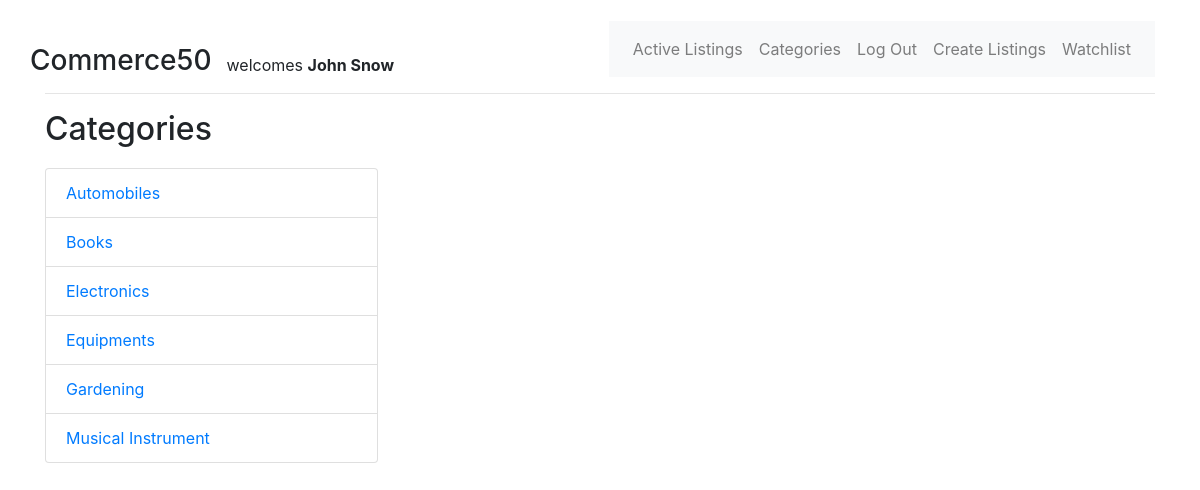
The page /category/ (signed in) on the database its author committed.
### auctions/models.py (models this page shows, shortened)
class User(AbstractUser):
    pass

class Category(models.Model):
    post = models.ForeignKey(List, on_delete=models.CASCADE, related_name="cat_post")
    category = models.CharField(max_length=10)

### category/views.py (the view)
# urls.py: path("/", views.categories, name="categories"),
def categories(request):
    return render(request, "auctions/category.html", {
        "lists": models.Category.objects.values('category').distinct().order_by('category')
    })

### auctions/templates/auctions/category.html
{% extends "auctions/layout.html" %}
{% block body %}
    <h2>Categories</h2>
    <ul class="list-group" style="width: 30%; padding-top: 1%">
        {% for list in lists %}
            <li class="list-group-item d-flex justify-content-between align-items-center">
                <a href="{% url 'cat' list.category %}">
                    {{ list.category }}
                </a>
            </li>
        {% endfor %}
    </ul>
{% endblock %}

### auctions/templates/auctions/layout.html (shortened to what this page needs)
{% load crispy_forms_tags %}
{% load static %}
<!DOCTYPE html>
<html lang="en">
    <head>
        <link rel="stylesheet" href="https://stackpath.bootstrapcdn.com/bootstrap/4.4.1/css/bootstrap.min.css">
        <link href="{% static 'auctions/styles.css' %}" rel="stylesheet">
    </head>
    <body>
        <div class="container">
            <div class="row align-items-end" style="padding-top: 1%;">
              <div class="col align-items-end">
                <div class="row align-items-end">
                    <h3 style="margin: 0;">Commerce50</h1>
                    <div class="col align-self-end" >
                        {% if user.is_authenticated %}
                            welcomes <strong>{{ user.username }}</strong>
                        {% else %}
                            welcomes Anonymous User
                        {% endif %}
                    </div>
                </div>
              </div>
              <div class="col-md-auto align-self-end">
                <nav class="navbar navbar-expand-lg navbar-light bg-light">
                    <ul class="navbar-nav ml-auto">
                        <li class="nav-item">
                            <a class="nav-link" href="{% url 'index' %}">Active Listings</a>
                        </li>
                        <li class="nav-item">
                            <a class="nav-link" href="{% url 'categories' %}">Categories</a>
                        </li>
                        {% if user.is_authenticated %}
                            <li class="nav-item">
                                <a class="nav-link" href="{% url 'logout' %}">Log Out</a>
                            </li>
                            <li class="nav-item">
                                <a class="nav-link" href="{% url 'create' %}">Create Listings</a>
                            </li>
                            <li class="nav-item">
                                <a class="nav-link" href="{% url 'watchlist' %}">Watchlist</a>
                            </li>
                        {% endif %}
                    </ul>
                </nav>
              </div>
            </div>
            <hr>
            {% block body %}
            {% endblock %}
        </div>
    </body>
</html>

### auctions/static/auctions/styles.css (style rules this page uses)
body { padding: 10px; }

### rows shown on the page
User: username "John Snow"
Category: category "Automobiles"
Category: category "Books"
Category: category "Equipments"
Category: category "Gardening"
Category: category "Musical Instrument"

### other values the page prints
{{ list.category }} "Electronics"
